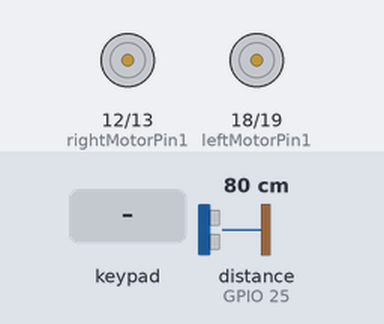
The sketch below on a simulated ESP32. Shown: motor-driver pin pairs drawn as motors (green arrow = first pin HIGH = forward, orange = second pin HIGH = backward, longer = more drive, scaled by the enable pin). Wiring (inferred from the names in the program): ultrasonic range finder: trigger GPIO 26; echo GPIO 25. Inputs (shaded band) come from the test bench; at power-on: distance to the obstacle (sensor on GPIO 25) 80 cm. The echo pulse lasts 58.3 µs per cm.

Above: at 1.2 s.
1.3 s: distance to the obstacle (sensor on GPIO 25) set to 12 cm
2.8 s: distance to the obstacle (sensor on GPIO 25) set to 9 cm
At 3.1 s:
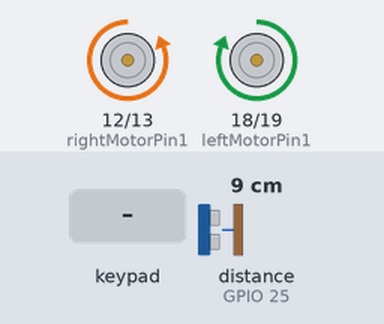
5.8 s: distance to the obstacle (sensor on GPIO 25) set to 18 cm
At 6.8 s:
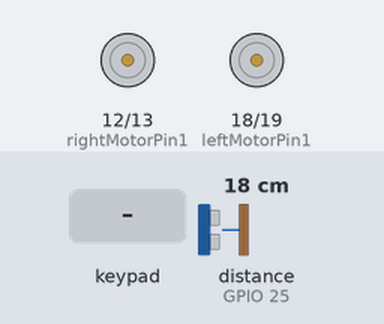
7.3 s: key 'U' pressed
At 7.5 s:
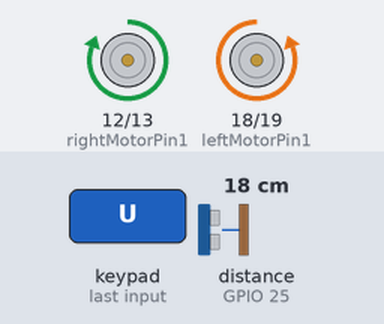
9.2 s: key 'L' pressed
At 9.4 s:
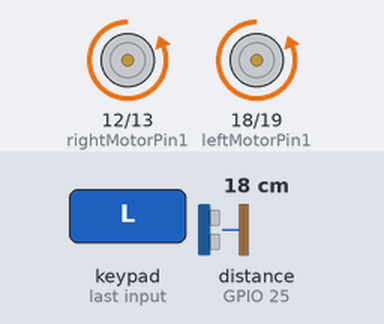
11.1 s: key 'R' pressed
At 11.3 s:
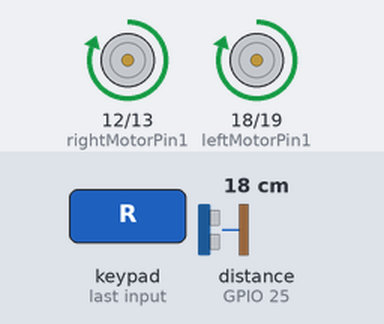
Timing chart, 0 to 14.0 s (numbered marks = the images above; inputs shaded):
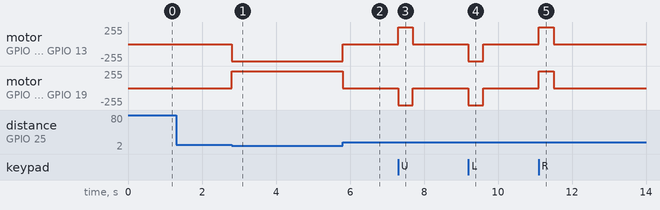

Measured:
- the behaviour switches between 11 and 10 cm on distance to the obstacle (sensor on GPIO 25) (found by bisection; images 0 and 1)
- after the input at 1.3 s, every drawn part: stays the same
- after the input at 2.8 s, motor on GPIO 12 (rightMotorPin1) / GPIO 13 (rightMotorPin2): stopped → backward 255/255 at once; motor on GPIO 18 (leftMotorPin1) / GPIO 19 (leftMotorPin2): stopped → forward 255/255 at once
- after the input at 5.8 s, motor on GPIO 12 (rightMotorPin1) / GPIO 13 (rightMotorPin2): backward 255/255 → stopped at once; motor on GPIO 18 (leftMotorPin1) / GPIO 19 (leftMotorPin2): forward 255/255 → stopped at once
- after the input at 7.3 s, motor on GPIO 12 (rightMotorPin1) / GPIO 13 (rightMotorPin2): stopped → forward 255/255 at once, → stopped 0.40 s later; motor on GPIO 18 (leftMotorPin1) / GPIO 19 (leftMotorPin2): stopped → backward 255/255 at once, → stopped 0.40 s later
- after the input at 9.2 s, motor on GPIO 12 (rightMotorPin1) / GPIO 13 (rightMotorPin2), motor on GPIO 18 (leftMotorPin1) / GPIO 19 (leftMotorPin2): stopped → backward 255/255 at once, → stopped 0.40 s later
- after the input at 11.1 s, motor on GPIO 12 (rightMotorPin1) / GPIO 13 (rightMotorPin2), motor on GPIO 18 (leftMotorPin1) / GPIO 19 (leftMotorPin2): stopped → forward 255/255 at once, → stopped 0.40 s later

The sketch:

ESP32_Bluetooth_Car.ino
```cpp
#define CUSTOM_SETTINGS
#define INCLUDE_GAMEPAD_MODULE
#include <DabbleESP32.h>

const int trigPin = 26;
const int echoPin = 25;

//Right motor
int enableRightMotor=22;
int rightMotorPin1=12;
int rightMotorPin2=13;
//Left motor
int enableLeftMotor=23;
int leftMotorPin1=18;
int leftMotorPin2=19;

#define MAX_MOTOR_SPEED 255
#define DIST_LIMIT_CM 10 // distância mínima para reagir

const int PWMFreq = 1000;
const int PWMResolution = 8;
const int rightMotorChannel = 4;
const int leftMotorChannel = 5;

void setupMotorPins() {
  pinMode(enableRightMotor, OUTPUT);
  pinMode(rightMotorPin1, OUTPUT);
  pinMode(rightMotorPin2, OUTPUT);

  pinMode(enableLeftMotor, OUTPUT);
  pinMode(leftMotorPin1, OUTPUT);
  pinMode(leftMotorPin2, OUTPUT);

  ledcSetup(rightMotorChannel, PWMFreq, PWMResolution);
  ledcSetup(leftMotorChannel, PWMFreq, PWMResolution);
  ledcAttachPin(enableRightMotor, rightMotorChannel);
  ledcAttachPin(enableLeftMotor, leftMotorChannel);

  controlMotors(0, 0);
}

void controlMotors(int rightSpeed, int leftSpeed) {
  // Motor direito
  digitalWrite(rightMotorPin1, rightSpeed > 0);
  digitalWrite(rightMotorPin2, rightSpeed < 0);

  // Motor esquerdo
  digitalWrite(leftMotorPin1, leftSpeed > 0);
  digitalWrite(leftMotorPin2, leftSpeed < 0);

  ledcWrite(rightMotorChannel, abs(rightSpeed));
  ledcWrite(leftMotorChannel, abs(leftSpeed));
}

float getDistanceCM() {
  digitalWrite(trigPin, LOW);
  delayMicroseconds(2);
  digitalWrite(trigPin, HIGH);
  delayMicroseconds(10);
  digitalWrite(trigPin, LOW);

  long duration = pulseIn(echoPin, HIGH, 20000); // timeout: 20 ms
  float distance = duration * 0.0343 / 2.0;
  return distance;
}

void setup() {
  setupMotorPins();

  pinMode(trigPin, OUTPUT);
  pinMode(echoPin, INPUT);

  Dabble.begin("CARROdoTONI");
}

void loop() {
  float distance = getDistanceCM();
  Dabble.processInput();

  if (distance > 0 && distance < DIST_LIMIT_CM) {
    // Muito perto, recuar
    controlMotors(-MAX_MOTOR_SPEED, MAX_MOTOR_SPEED);
    delay(500); // anda para trás 0.5 s
    controlMotors(0, 0);
    return;
  }

  // Controlo manual via Gamepad
  int rightSpeed = 0;
  int leftSpeed = 0;

  if (GamePad.isDownPressed()) {
    rightSpeed = -MAX_MOTOR_SPEED;
    leftSpeed = MAX_MOTOR_SPEED;
  }
  if (GamePad.isUpPressed()) {
    rightSpeed = MAX_MOTOR_SPEED;
    leftSpeed = -MAX_MOTOR_SPEED;
  }
  if (GamePad.isRightPressed()) {
    rightSpeed = MAX_MOTOR_SPEED;
    leftSpeed = MAX_MOTOR_SPEED;
  }
  if (GamePad.isLeftPressed()) {
    rightSpeed = -MAX_MOTOR_SPEED;
    leftSpeed = -MAX_MOTOR_SPEED;
  }

  controlMotors(rightSpeed, leftSpeed);
}
```
